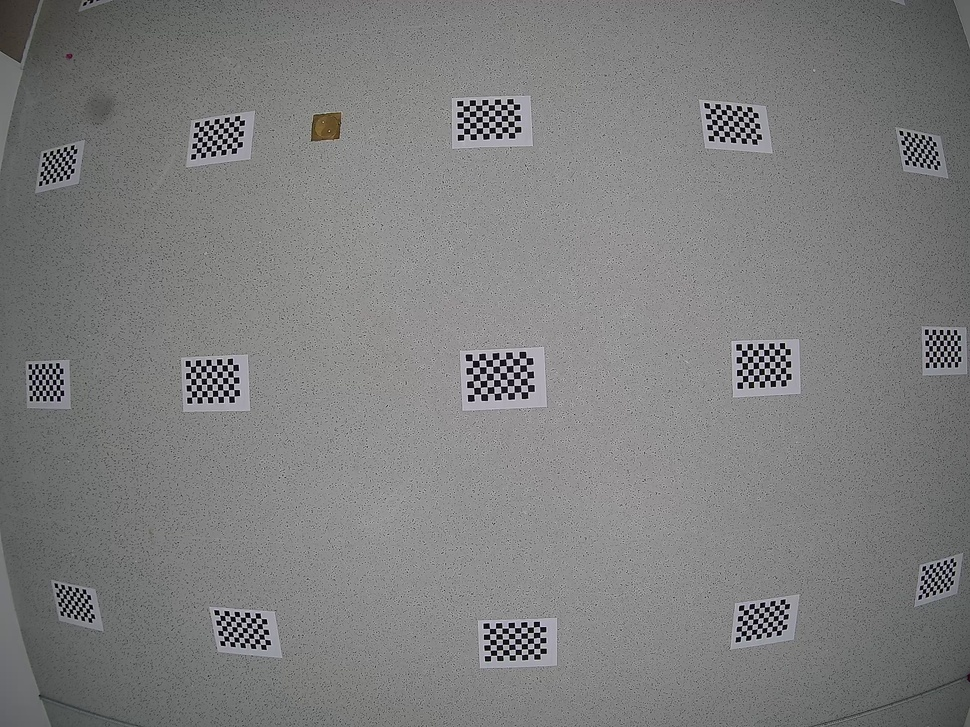
#> input picture etc/ImageStitching/final_images/3.jpg, 970 x 727 px, shrunk from 2560 x 1920 before the run, found by its file name
$ python test.py
#> lines starting #> are read from the running program, lines starting #| are printed output that depends on the picture
import cv2
import numpy as np
import matplotlib.pyplot as plt

# Load the images
image_with_vignette = cv2.imread(r'G:\My Drive\Alex\School\MSc\Thesis\FOV\Code\ImageStitching\final_images\3.jpg', cv2.IMREAD_COLOR)
#> image_with_vignette is the input picture: shape (727, 970, 3); mean B, G, R 125.7, 125.8, 125.6
white_screen_image = cv2.imread(r'G:\My Drive\Alex\School\MSc\Thesis\FOV\Code\ImageStitching\white_images\3.jpg', cv2.IMREAD_COLOR)
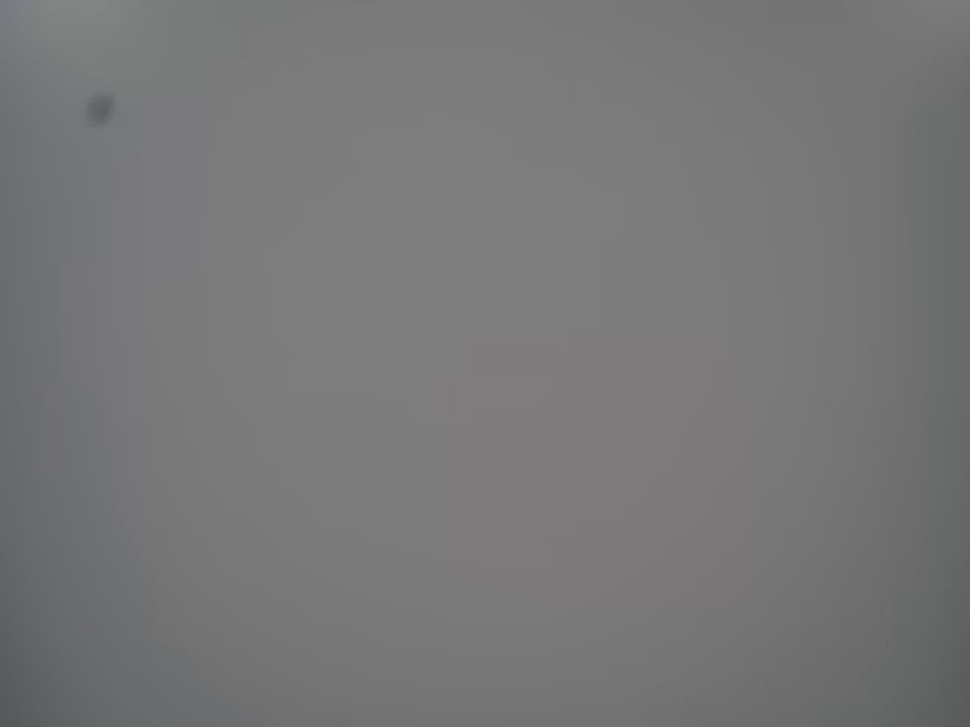
#> input picture etc/ImageStitching/white_images/3.jpg, 970 x 727 px, shrunk from 2560 x 1920 before the run, found by its file name
#> white_screen_image is the input picture: shape (727, 970, 3); mean B, G, R 119.3, 119, 118.7

# Convert to grayscale
gray_vignette = cv2.cvtColor(image_with_vignette, cv2.COLOR_BGR2GRAY)
gray_white_screen = cv2.cvtColor(white_screen_image, cv2.COLOR_BGR2GRAY)

# Normalize the white screen image to create the vignette mask
vignette_mask = gray_white_screen.astype(np.float32) / gray_white_screen.max()
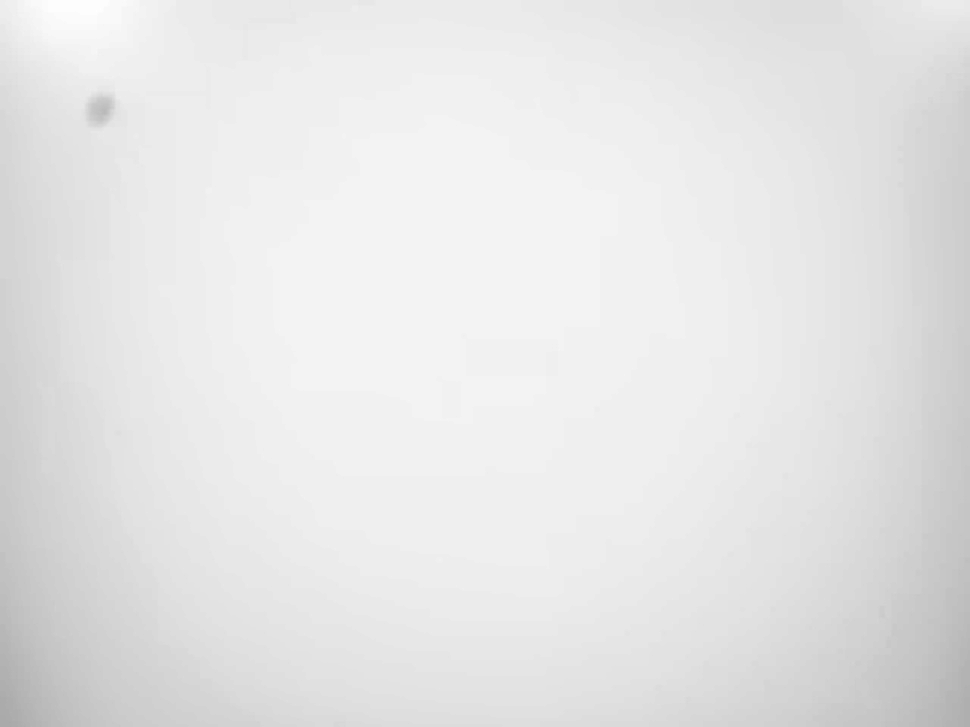
#> vignette_mask: shape (727, 970) float32; min 0.659, max 1, mean 0.901

# Ensure no division by zero
vignette_mask[vignette_mask == 0] = 1

# Apply vignette correction by dividing the original image by the vignette mask
corrected_image = cv2.divide(gray_vignette.astype(np.float32), vignette_mask)
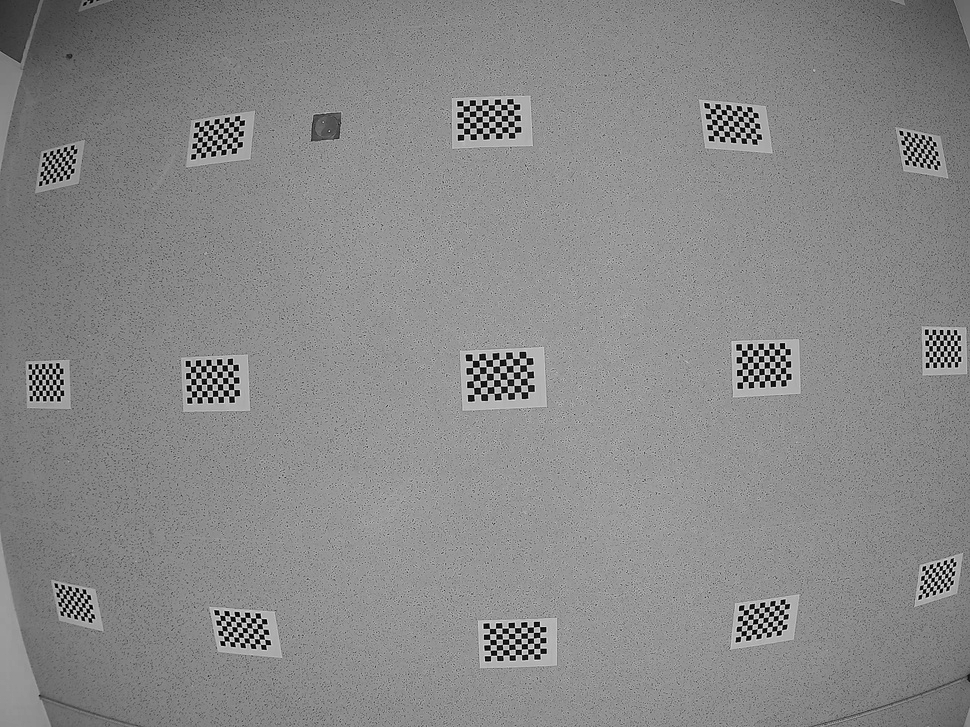
#> corrected_image: shape (727, 970) float32; min 0, max 259.5, mean 139.2; drawn with min black and max white

# Normalize the corrected image to range [0, 255] and convert to uint8
corrected_image = cv2.normalize(corrected_image, None, 0, 255, cv2.NORM_MINMAX).astype(np.uint8)

# Display the images using matplotlib
fig, ax = plt.subplots(1, 3, figsize=(18, 6))

ax[0].imshow(gray_vignette, cmap='gray')
ax[0].set_title('Original Image with Vignette')
ax[0].axis('off')

ax[1].imshow(vignette_mask, cmap='gray')
ax[1].set_title('Vignette Mask')
ax[1].axis('off')

ax[2].imshow(corrected_image, cmap='gray')
ax[2].set_title('Corrected Image')
ax[2].axis('off')

plt.show()
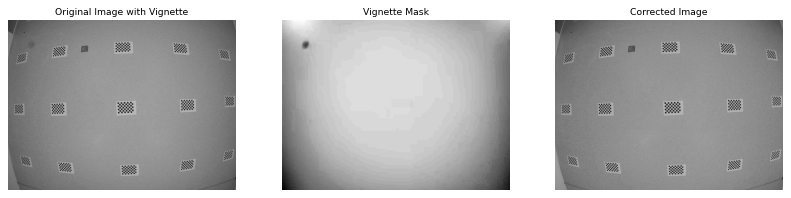
#> figure drawn by matplotlib, 3 panels
